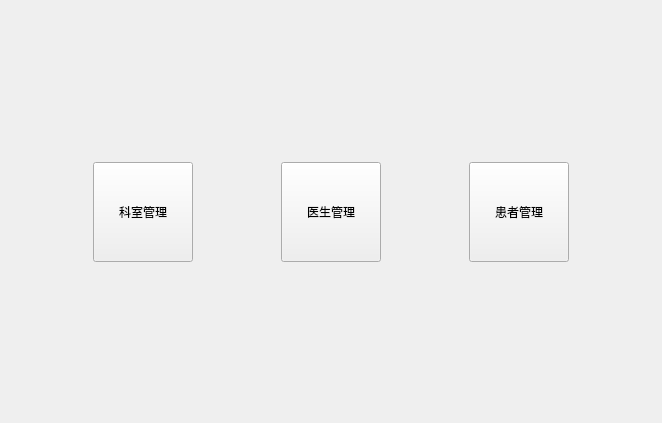
<?xml version="1.0" encoding="UTF-8"?>
<ui version="4.0">
 <class>Welcome</class>
 <widget class="QWidget" name="Welcome">
  <property name="geometry">
   <rect>
    <x>0</x>
    <y>0</y>
    <width>662</width>
    <height>423</height>
   </rect>
  </property>
  <property name="windowTitle">
   <string>欢迎</string>
  </property>
  <layout class="QVBoxLayout" name="verticalLayout_2">
   <item>
    <layout class="QVBoxLayout" name="verticalLayout">
     <item>
      <spacer name="verticalSpacer">
       <property name="orientation">
        <enum>Qt::Vertical</enum>
       </property>
       <property name="sizeHint" stdset="0">
        <size>
         <width>20</width>
         <height>40</height>
        </size>
       </property>
      </spacer>
     </item>
     <item>
      <layout class="QHBoxLayout" name="horizontalLayout">
       <item>
        <spacer name="horizontalSpacer">
         <property name="orientation">
          <enum>Qt::Horizontal</enum>
         </property>
         <property name="sizeHint" stdset="0">
          <size>
           <width>40</width>
           <height>20</height>
          </size>
         </property>
        </spacer>
       </item>
       <item>
        <widget class="QPushButton" name="btnDepartmentManagement">
         <property name="sizePolicy">
          <sizepolicy hsizetype="Minimum" vsizetype="Minimum">
           <horstretch>0</horstretch>
           <verstretch>0</verstretch>
          </sizepolicy>
         </property>
         <property name="minimumSize">
          <size>
           <width>100</width>
           <height>100</height>
          </size>
         </property>
         <property name="text">
          <string>科室管理</string>
         </property>
        </widget>
       </item>
       <item>
        <spacer name="horizontalSpacer_2">
         <property name="orientation">
          <enum>Qt::Horizontal</enum>
         </property>
         <property name="sizeHint" stdset="0">
          <size>
           <width>40</width>
           <height>20</height>
          </size>
         </property>
        </spacer>
       </item>
       <item>
        <widget class="QPushButton" name="btnDoctorManagement">
         <property name="sizePolicy">
          <sizepolicy hsizetype="Minimum" vsizetype="Minimum">
           <horstretch>0</horstretch>
           <verstretch>0</verstretch>
          </sizepolicy>
         </property>
         <property name="minimumSize">
          <size>
           <width>100</width>
           <height>100</height>
          </size>
         </property>
         <property name="text">
          <string>医生管理</string>
         </property>
        </widget>
       </item>
       <item>
        <spacer name="horizontalSpacer_3">
         <property name="orientation">
          <enum>Qt::Horizontal</enum>
         </property>
         <property name="sizeHint" stdset="0">
          <size>
           <width>40</width>
           <height>20</height>
          </size>
         </property>
        </spacer>
       </item>
       <item>
        <widget class="QPushButton" name="btnPatientManagement">
         <property name="sizePolicy">
          <sizepolicy hsizetype="Minimum" vsizetype="Minimum">
           <horstretch>0</horstretch>
           <verstretch>0</verstretch>
          </sizepolicy>
         </property>
         <property name="minimumSize">
          <size>
           <width>100</width>
           <height>100</height>
          </size>
         </property>
         <property name="text">
          <string>患者管理</string>
         </property>
        </widget>
       </item>
       <item>
        <spacer name="horizontalSpacer_4">
         <property name="orientation">
          <enum>Qt::Horizontal</enum>
         </property>
         <property name="sizeHint" stdset="0">
          <size>
           <width>40</width>
           <height>20</height>
          </size>
         </property>
        </spacer>
       </item>
      </layout>
     </item>
     <item>
      <spacer name="verticalSpacer_2">
       <property name="orientation">
        <enum>Qt::Vertical</enum>
       </property>
       <property name="sizeHint" stdset="0">
        <size>
         <width>20</width>
         <height>40</height>
        </size>
       </property>
      </spacer>
     </item>
    </layout>
   </item>
  </layout>
 </widget>
 <resources/>
 <connections/>
</ui>
